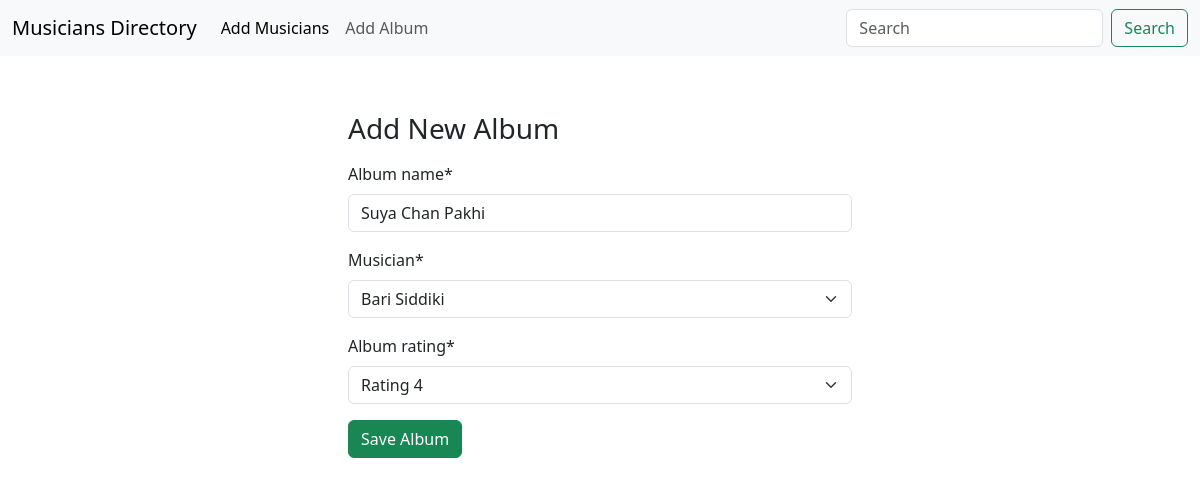
Page /album/edit/3 on the committed database.
### album/models.py (models this page shows, shortened)
class AlbumsModel(models.Model):
    album_name = models.CharField(max_length=100)
    musician = models.ForeignKey(MusiciansModel, on_delete=models.CASCADE)
    album_release_date = models.DateField(auto_now=True)
    rates = [
        ('1', 'Rating 1'),
        ('2', 'Rating 2'),
        ('3', 'Rating 3'),
        ('4', 'Rating 4'),
        ('5', 'Rating 5'),
    ]
    album_rating = models.CharField(max_length=1, choices=rates)

### album/views.py (the view)
# urls.py: path('edit/<int:id>', views.edit_Album, name ='edit_Album')
def edit_Album(request, id):
    albumData = AlbumsModel.objects.get(pk=id)
    form = AlbumForm(instance=albumData)
    if request.method == 'POST':
        form = AlbumForm(request.POST, instance=albumData)
        if(form.is_valid()):
            form.save()
            return redirect('index')
    return render(request, 'album/add_Album.html', {'form' : form})

### album/forms.py
class AlbumForm(forms.ModelForm):
    class Meta:
        model = AlbumsModel
        fields = '__all__'

### musician/models.py (called while the page is built)
    def __str__(self):
        return f'{self.first_name} {self.last_name}'

### album/templates/album/add_Album.html (shortened to what this page needs)
{% extends "base.html" %}
{% block content %}
{% load crispy_forms_tags %}
<div class="w-50 m-auto p-5">
    <h3 class="py-2">Add New Album </h3>
    <form method='post'>
        {{ form | crispy }}
        <button class="btn btn-success">Save Album</button>
    </form>
</div>
{% endblock content %}

### rows in the picture
AlbumsModel: album_name "Suya Chan Pakhi", musician "Bari Siddiki", album_rating "Rating 4"
